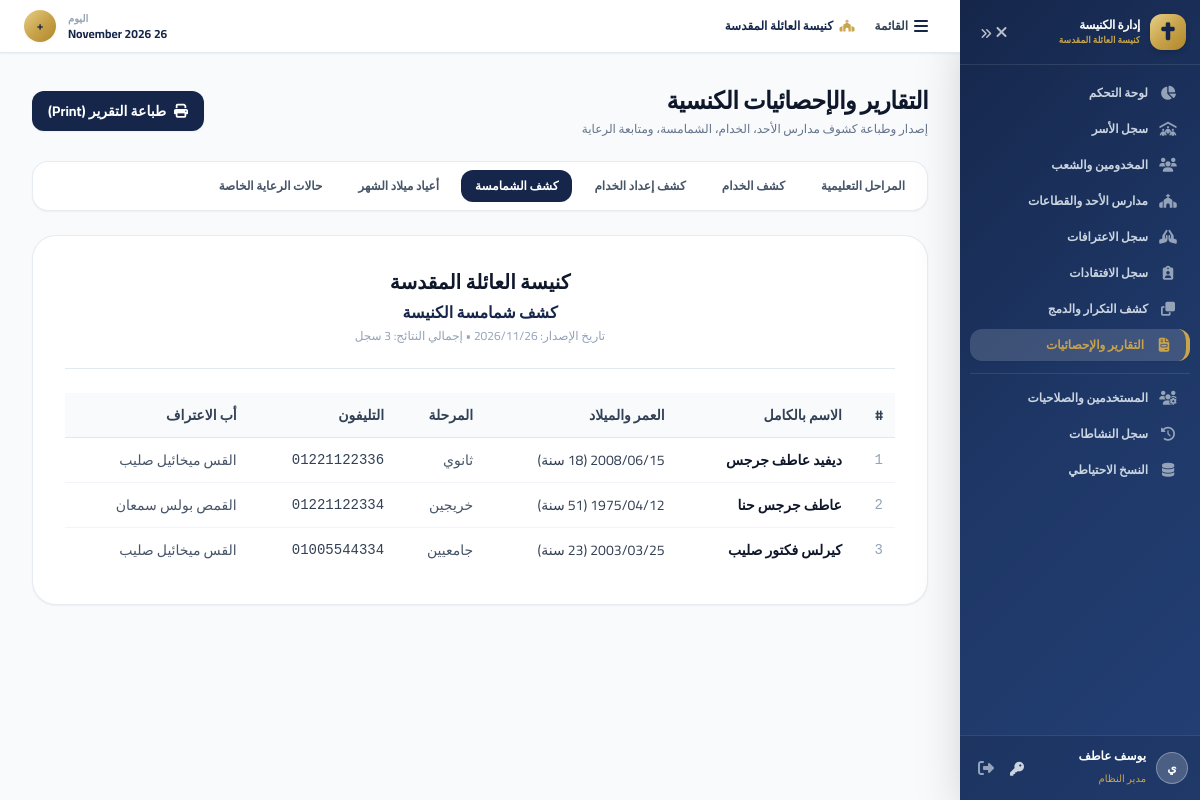
/reports.php?type=deacons (signed in), run on the app's committed database.
### tables this page shows
CREATE TABLE `persons` (
  `id` INT AUTO_INCREMENT PRIMARY KEY,
  `family_id` INT NULL,
  `first_name` VARCHAR(100) NOT NULL,
  `middle_name` VARCHAR(100) NULL,
  `last_name` VARCHAR(100) NULL,
  `gender` ENUM('male', 'female') NOT NULL,
  `date_of_birth` DATE NULL,
  `is_deceased` TINYINT(1) DEFAULT 0,
  `date_of_death` DATE NULL,
  `phone` VARCHAR(50) NULL,
  `whatsapp` VARCHAR(50) NULL,
  `second_phone` VARCHAR(50) NULL,
  `email` VARCHAR(255) NULL,
  `national_id` VARCHAR(20) NULL UNIQUE,
  `marital_status` ENUM('single', 'married', 'divorced', 'widowed') NULL,
  `care_situation` VARCHAR(100) NULL,
  `education_stage` ENUM('nursery', 'angels', 'primary_1_2', 'primary_3_4', 'primary_5_6', 'preparatory', 'secondary', 'university', 'graduate', 'mens_gathering') NULL,
  `qualification` VARCHAR(255) NULL,
  `school_year` VARCHAR(50) NULL,
  `confession_father` VARCHAR(255) NULL,
  `confession_church` VARCHAR(255) NULL,
  `weekly_leave` VARCHAR(255) NULL,
  `is_deacon` TINYINT(1) DEFAULT 0,
  `is_servant` TINYINT(1) DEFAULT 0,
  `in_prep_center` TINYINT(1) DEFAULT 0,
  `occupation` VARCHAR(255) NULL,
  `address` TEXT NULL,
  `notes` TEXT NULL,
  `is_active` TINYINT(1) DEFAULT 1,
  `is_archived` TINYINT(1) DEFAULT 0,
  `created_at` DATETIME DEFAULT CURRENT_TIMESTAMP,
  `updated_at` DATETIME DEFAULT CURRENT_TIMESTAMP ON UPDATE CURRENT_TIMESTAMP,
  INDEX `idx_person_name` (`first_name`, `last_name`),
  INDEX `idx_person_phone` (`phone`),
  INDEX `idx_person_national_id` (`national_id`),
  FOREIGN KEY (`family_id`) REFERENCES `families`(`id`) ON DELETE SET NULL
);

### includes/functions.php (called while the page is built, shortened)
<?php
function get_stage_name(?string $stage): string {
    $stages = [
        'nursery'        => 'حضانة',
        'angels'         => 'ملايكة',
        'primary_1_2'    => 'أولى وثانية ابتدائي',
        'primary_3_4'    => 'ثالثة ورابعة ابتدائي',
        'primary_5_6'    => 'خامسة وسادسة ابتدائي',
        'preparatory'    => 'إعدادي',
        'secondary'      => 'ثانوي',
        'university'     => 'جامعيين',
        'graduate'       => 'خريجين',
        'mens_gathering' => 'اجتماع الرجال'
    ];
    return $stages[$stage] ?? ($stage ?: '-');
}

### reports.php (the view, shortened to what this page needs)
<?php
require_once __DIR__ . '/config/db.php';
require_once __DIR__ . '/includes/functions.php';
$report_type = $_GET['type'] ?? 'stage';
$stage_param = $_GET['stage'] ?? '';
$report_title = 'تقرير عام';
$data = [];
if ($report_type === 'stage') {
    $report_title = 'كشف المخدومين حسب المرحلة التعليمية';
    $sql = "
        SELECT p.*, f.family_name, f.family_code
        FROM persons p
        LEFT JOIN families f ON p.family_id = f.id
        WHERE p.is_active = 1 AND p.is_archived = 0
    ";
    $params = [];
    if (!empty($stage_param)) {
        $sql .= " AND p.education_stage = ?";
        $params[] = $stage_param;
        $report_title .= ' (' . get_stage_name($stage_param) . ')';
    }
    $sql .= " ORDER BY p.education_stage ASC, p.first_name ASC";
    $stmt = $pdo->prepare($sql);
    $stmt->execute($params);
    $data = $stmt->fetchAll();
} elseif ($report_type === 'deacons') {
    $report_title = 'كشف شمامسة الكنيسة';
    $stmt = $pdo->query("
        SELECT p.*, f.family_name
        FROM persons p
        LEFT JOIN families f ON p.family_id = f.id
        WHERE p.is_deacon = 1 AND p.is_active = 1
        ORDER BY p.first_name ASC
    ");
    $data = $stmt->fetchAll();
}
require_once __DIR__ . '/includes/header.php';
require_once __DIR__ . '/includes/sidebar.php';
?>
<div class="flex flex-col sm:flex-row sm:items-center justify-between gap-4 mb-6 print:hidden">
    <div>
        <h1 class="text-2xl font-extrabold text-slate-900 tracking-tight">التقارير والإحصائيات الكنسية</h1>
        <p class="text-xs text-slate-500 mt-1">إصدار وطباعة كشوف مدارس الأحد، الخدام، الشمامسة، ومتابعة الرعاية</p>
    </div>
    <div class="flex items-center space-x-2 space-x-reverse">
        <button onclick="window.print()" class="inline-flex items-center px-4 py-2.5 rounded-xl bg-church-navy text-white font-bold text-sm hover:bg-church-blue transition shadow-sm">
            <i class="fas fa-print ml-2"></i>
            طباعة التقرير (Print)
        </button>
    </div>
</div>
<div class="bg-white p-2 rounded-2xl shadow-sm border border-slate-200/80 mb-6 flex flex-wrap gap-2 print:hidden">
    <a href="reports.php?type=stage" class="px-3.5 py-2 rounded-xl text-xs font-bold transition <?= ($report_type === 'stage') ? 'bg-church-navy text-white' : 'text-slate-600 hover:bg-slate-100' ?>">
        المراحل التعليمية
    </a>
    <a href="reports.php?type=servants" class="px-3.5 py-2 rounded-xl text-xs font-bold transition <?= ($report_type === 'servants') ? 'bg-church-navy text-white' : 'text-slate-600 hover:bg-slate-100' ?>">
        كشف الخدام
    </a>
    <a href="reports.php?type=prep" class="px-3.5 py-2 rounded-xl text-xs font-bold transition <?= ($report_type === 'prep') ? 'bg-church-navy text-white' : 'text-slate-600 hover:bg-slate-100' ?>">
        كشف إعداد الخدام
    </a>
    <a href="reports.php?type=deacons" class="px-3.5 py-2 rounded-xl text-xs font-bold transition <?= ($report_type === 'deacons') ? 'bg-church-navy text-white' : 'text-slate-600 hover:bg-slate-100' ?>">
        كشف الشمامسة
    </a>
    <a href="reports.php?type=birthdays" class="px-3.5 py-2 rounded-xl text-xs font-bold transition <?= ($report_type === 'birthdays') ? 'bg-church-navy text-white' : 'text-slate-600 hover:bg-slate-100' ?>">
        أعياد ميلاد الشهر
    </a>
    <a href="reports.php?type=special_cases" class="px-3.5 py-2 rounded-xl text-xs font-bold transition <?= ($report_type === 'special_cases') ? 'bg-church-navy text-white' : 'text-slate-600 hover:bg-slate-100' ?>">
        حالات الرعاية الخاصة
    </a>
</div>
<div class="bg-white rounded-3xl p-6 sm:p-8 shadow-sm border border-slate-200/80 print:border-none print:shadow-none print:p-0">
    <div class="text-center pb-6 border-b border-slate-200 mb-6">
        <h2 class="text-xl font-bold text-slate-900">كنيسة العائلة المقدسة</h2>
        <h3 class="text-base font-extrabold text-church-navy mt-1"><?= htmlspecialchars($report_title) ?></h3>
        <p class="text-xs text-slate-400 mt-1">تاريخ الإصدار: <?= date('Y/m/d') ?> • إجمالي النتائج: <?= count($data) ?> سجل</p>
    </div>
    <div class="overflow-x-auto">
        <table class="w-full text-right border-collapse text-xs sm:text-sm">
            <thead>
                <tr class="bg-slate-50 border-b border-slate-200 font-bold text-slate-700">
                    <th class="p-3">#</th>
                    <th class="p-3">الاسم بالكامل</th>
                    <?php if ($report_type !== 'special_cases'): ?>
                        <th class="p-3">العمر والميلاد</th>
                        <th class="p-3">المرحلة</th>
                        <th class="p-3">التليفون</th>
                        <th class="p-3">أب الاعتراف</th>
                    <?php endif; ?>
                </tr>
            </thead>
            <tbody class="divide-y divide-slate-100">
                <?php if (empty($data)): ?>
                <tr>
                    <td colspan="6" class="p-8 text-center text-slate-400">لا توجد بيانات مسجلة مطابقة لهذا التقرير.</td>
                </tr>
                <?php else: ?>
                    <?php foreach ($data as $i => $row): ?>
                    <tr class="hover:bg-slate-50">
                        <td class="p-3 text-slate-400 font-mono"><?= $i + 1 ?></td>
                        <?php if ($report_type !== 'special_cases'): ?>
                            <td class="p-3 font-bold text-slate-900">
                                <?= htmlspecialchars($row['first_name'] . ' ' . $row['middle_name'] . ' ' . $row['last_name']) ?>
                            </td>
                            <td class="p-3 text-slate-700">
                                <?= format_date($row['date_of_birth']) ?> (<?= calc_age($row['date_of_birth']) ?> سنة)
                            </td>
                            <td class="p-3 text-slate-600 font-medium">
                                <?= get_stage_name($row['education_stage']) ?>
                            </td>
                            <td class="p-3 font-mono text-slate-700" dir="ltr">
                                <?= htmlspecialchars($row['phone'] ?: '-') ?>
                            </td>
                            <td class="p-3 text-slate-600">
                                <?= htmlspecialchars($row['confession_father'] ?: '-') ?>
                            </td>
                        <?php endif; ?>
                    </tr>
                    <?php endforeach; ?>
                <?php endif; ?>
            </tbody>
        </table>
    </div>
</div>
<?php require_once __DIR__ . '/includes/footer.php'; ?>

### includes/header.php (style rules this page uses)
html, body { font-family: 'Cairo', sans-serif; background-color: #f8fafc; overflow-x: hidden; max-width: 100%; }

### data on the page
persons: first_name+middle_name+last_name "ديفيد عاطف جرجس", education_stage "ثانوي", phone "01221122336", confession_father "القس ميخائيل صليب"
persons: first_name+middle_name+last_name "عاطف جرجس حنا", education_stage "خريجين", phone "01221122334", confession_father "القمص بولس سمعان"
persons: first_name+middle_name+last_name "كيرلس فكتور صليب", education_stage "جامعيين", phone "01005544334", confession_father "القس ميخائيل صليب"

### other printed values
mb_substr($user['full_name'] ?? 'م', 0, 1, 'UTF-8') "ي"
$user['full_name'] "يوسف عاطف"
get_role_name($user['role'] ?? '') "مدير النظام"
$report_title "كشف شمامسة الكنيسة"
